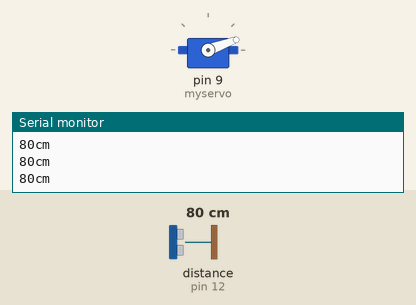
Simulated run of this sketch. Board: Arduino Uno, built with avr-gcc and run on an emulated ATmega328P. Parts: servo, the last lines printed to the serial monitor. The inputs (shaded band) are chosen by the test bench; at power-on: distance to the obstacle (sensor on pin 12) 80 cm. The echo pulse lasts 58.3 µs per cm.

Above: at 3.2 s.
3.3 s: distance to the obstacle (sensor on pin 12) set to 53 cm
4.8 s: distance to the obstacle (sensor on pin 12) set to 47 cm
At 5.9 s:
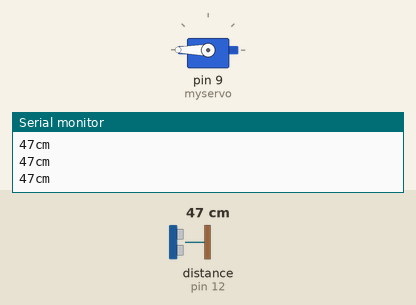
6.3 s: distance to the obstacle (sensor on pin 12) set to 120 cm
At 7.2 s:
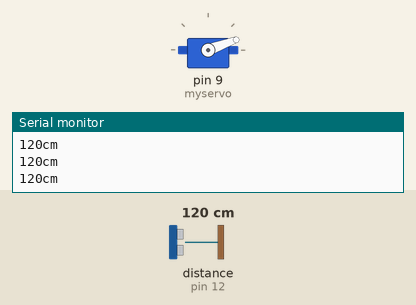
7.9 s: distance to the obstacle (sensor on pin 12) set to 2 cm
At 9.2 s:
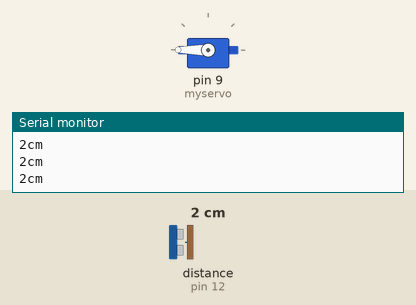
Timing chart, 0 to 10.5 s (numbered marks = the images above; inputs shaded):
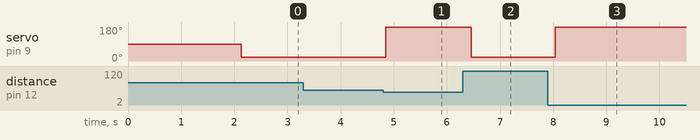

Measured:
- the behaviour switches between 50 and 49 cm on distance to the obstacle (sensor on pin 12) (found by bisection; images 0 and 1)
- after the input at 4.8 s, servo on pin 9 (myservo): 20° → 180° after 0.05 s
- after the input at 6.3 s, servo on pin 9 (myservo): 180° → 20° after 0.16 s
- after the input at 7.9 s, servo on pin 9 (myservo): 20° → 180° after 0.14 s

The sketch:

servo_motion_sensor_project.ino
```cpp
//www.elegoo.com
//2016.12.08
#include <Servo.h>
#include "SR04.h"
#define TRIG_PIN 12
#define ECHO_PIN 11
SR04 sr04 = SR04(ECHO_PIN,TRIG_PIN);
long a;
Servo myservo;  // create servo object to control a servo
// twelve servo objects can be created on most boards

int pos = 0;    // variable to store the servo position

void setup() {
  myservo.attach(9);  // attaches the servo on pin 9 to the servo object
  Serial.begin(9600);
  delay(1000);
  Serial.begin(9600);
  delay(1000);
}

void loop() {

  delay(100);
  a = sr04.Distance();

  if(a<50 && a!=0){
    myservo.write(180);
    delay(100);


  } else {

      myservo.write(20);
  }//if statement

  Serial.print(a);
  Serial.println("cm");
}//loop
```
